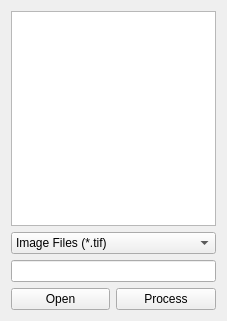
<?xml version="1.0" encoding="UTF-8"?>
<ui version="4.0">
 <class>QxrdFileBrowser</class>
 <widget class="QWidget" name="QxrdFileBrowser">
  <property name="geometry">
   <rect>
    <x>0</x>
    <y>0</y>
    <width>227</width>
    <height>321</height>
   </rect>
  </property>
  <property name="windowTitle">
   <string>Form</string>
  </property>
  <layout class="QGridLayout" name="m_GridLayout">
   <item row="0" column="0" colspan="2">
    <widget class="QTreeView" name="m_FileBrowser">
     <property name="selectionMode">
      <enum>QAbstractItemView::ExtendedSelection</enum>
     </property>
    </widget>
   </item>
   <item row="1" column="0" colspan="2">
    <widget class="QComboBox" name="m_FilterChoices">
     <item>
      <property name="text">
       <string>Image Files (*.tif)</string>
      </property>
     </item>
     <item>
      <property name="text">
       <string>Processed Files (*nnnnn.tif)</string>
      </property>
     </item>
     <item>
      <property name="text">
       <string>Raw Image Files (*.raw.tif)</string>
      </property>
     </item>
     <item>
      <property name="text">
       <string>Dark Image Files (*.dark.tif)</string>
      </property>
     </item>
     <item>
      <property name="text">
       <string>All Files (*)</string>
      </property>
     </item>
    </widget>
   </item>
   <item row="2" column="0" colspan="2">
    <widget class="QLineEdit" name="m_FileSelector"/>
   </item>
   <item row="3" column="0">
    <widget class="QPushButton" name="m_OpenButton">
     <property name="text">
      <string>Open</string>
     </property>
    </widget>
   </item>
   <item row="3" column="1">
    <widget class="QPushButton" name="m_ProcessButton">
     <property name="text">
      <string>Process</string>
     </property>
    </widget>
   </item>
  </layout>
 </widget>
 <resources/>
 <connections/>
</ui>
